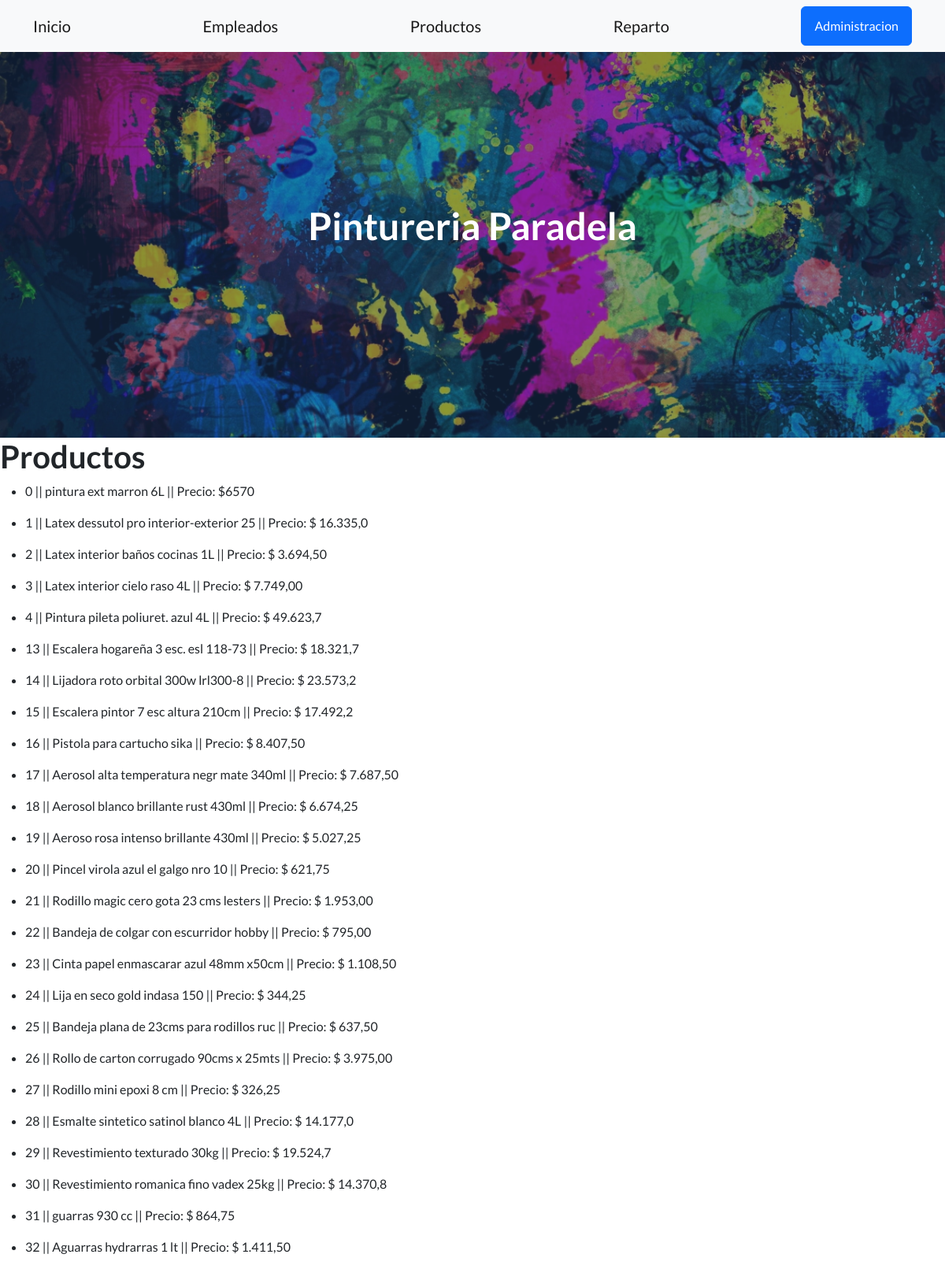
The app's page /aplicacion/productos/ with its own data.
### aplicacion/models.py (models this page shows, shortened)
class Productos(models.Model):
    producto=models.CharField(max_length=40)
    precio=models.CharField(max_length=10)

### aplicacion/views.py (the view)
# urls.py: path('productos/', productos, name="productos"),
def productos(request):
    ctx = {"productos": Productos.objects.all()}
    return render(request, "aplicacion/productos.html",ctx)

### aplicacion/templates/aplicacion/productos.html (shortened to what this page needs)
{% extends 'aplicacion/index.html' %}
{% load static %}
{% block contenido %}
<!DOCTYPE html>
<html lang="en">
<head>
</head>
<body>
  <h1>Productos</h1>
  {% for producto in productos %}
  <ul>
    <li>
       {{ producto.id }} || {{ producto.producto }} || Precio: {{ producto.precio }}
    </li>
  </ul>
  {% endfor %}
</body>
</html>
{% endblock contenido %}

### records on screen
Productos: id "0", producto "pintura ext marron 6L", precio "$6570"
Productos: id "1", producto "Latex dessutol pro interior-exterior 25", precio "$ 16.335,0"
Productos: id "2", producto "Latex interior baños cocinas 1L", precio "$ 3.694,50"
Productos: id "3", producto "Latex interior cielo raso 4L", precio "$ 7.749,00"
Productos: id "4", producto "Pintura pileta poliuret. azul 4L", precio "$ 49.623,7"
Productos: id "13", producto "Escalera hogareña 3 esc. esl 118-73", precio "$ 18.321,7"
Productos: id "14", producto "Lijadora roto orbital 300w lrl300-8", precio "$ 23.573,2"
Productos: id "15", producto "Escalera pintor 7 esc altura 210cm", precio "$ 17.492,2"
Productos: id "16", producto "Pistola para cartucho sika", precio "$ 8.407,50"
Productos: id "17", producto "Aerosol alta temperatura negr mate 340ml", precio "$ 7.687,50"
Productos: id "18", producto "Aerosol blanco brillante rust 430ml", precio "$ 6.674,25"
Productos: id "19", producto "Aeroso rosa intenso brillante 430ml", precio "$ 5.027,25"
Productos: id "20", producto "Pincel virola azul el galgo nro 10", precio "$ 621,75"
Productos: id "21", producto "Rodillo magic cero gota 23 cms lesters", precio "$ 1.953,00"
Productos: id "22", producto "Bandeja de colgar con escurridor hobby", precio "$ 795,00"
Productos: id "23", producto "Cinta papel enmascarar azul 48mm x50cm", precio "$ 1.108,50"
Productos: id "24", producto "Lija en seco gold indasa 150", precio "$ 344,25"
Productos: id "25", producto "Bandeja plana de 23cms para rodillos ruc", precio "$ 637,50"
Productos: id "26", producto "Rollo de carton corrugado 90cms x 25mts", precio "$ 3.975,00"
Productos: id "27", producto "Rodillo mini epoxi 8 cm", precio "$ 326,25"
Productos: id "28", producto "Esmalte sintetico satinol blanco 4L", precio "$ 14.177,0"
Productos: id "29", producto "Revestimiento texturado 30kg", precio "$ 19.524,7"
Productos: id "30", producto "Revestimiento romanica fino vadex 25kg", precio "$ 14.370,8"
Productos: id "31", producto "guarras 930 cc", precio "$ 864,75"
Productos: id "32", producto "Aguarras hydrarras 1 lt", precio "$ 1.411,50"
